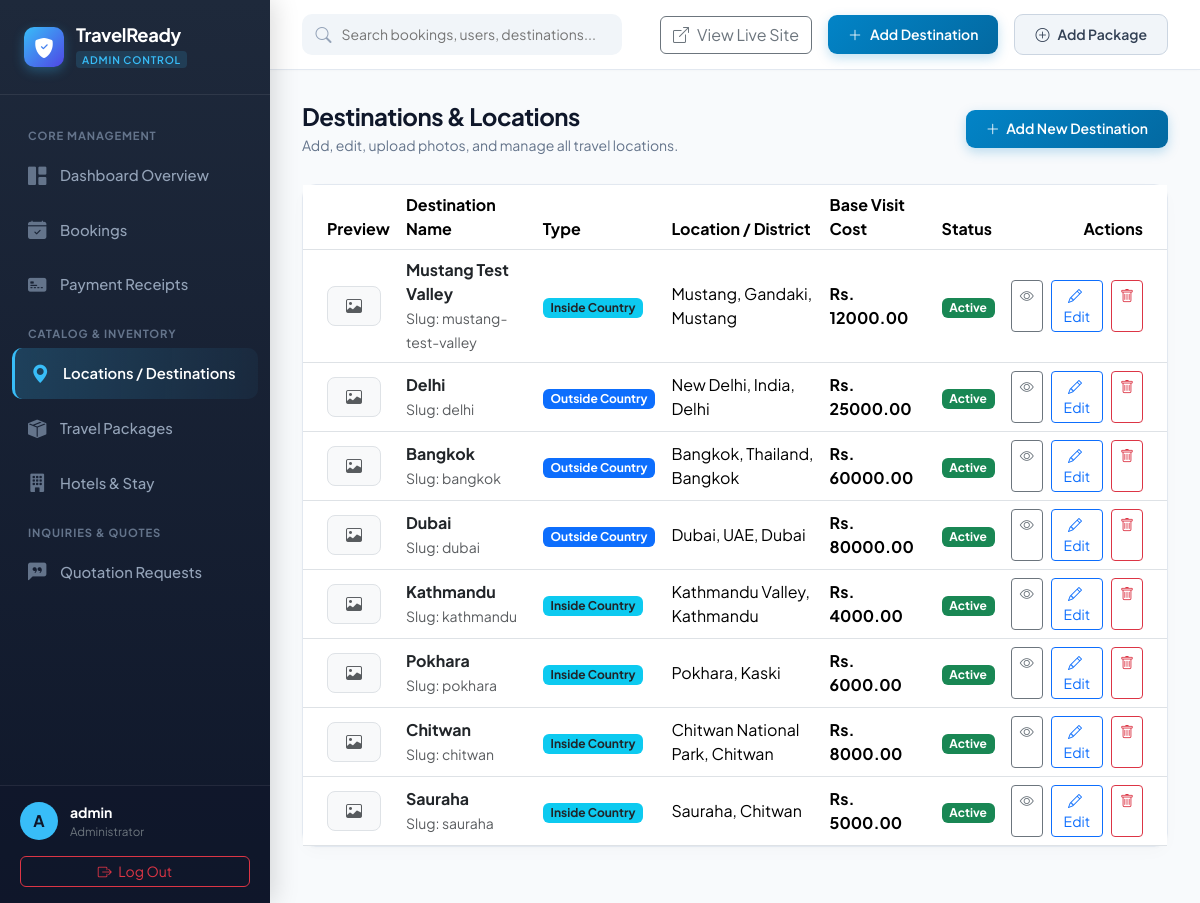
/dashboard/admin/destinations/ (signed in), run on the app's committed database.
### apps/destinations/models.py (models this page shows, shortened)
class Destination(models.Model):
    DESTINATION_TYPE = [
        ('INSIDE_COUNTRY', 'Inside Country'),
        ('OUTSIDE_COUNTRY', 'Outside Country'),
    ]
    STATUS = [
        ('Active', 'Active'),
        ('Inactive', 'Inactive'),
    ]
    name = models.CharField(max_length=200)
    slug = models.SlugField(unique=True, max_length=200)
    destination_type = models.CharField(
        max_length=20,
        choices=DESTINATION_TYPE,
        default='INSIDE_COUNTRY',
    )
    location = models.CharField(max_length=200, blank=True)
    district = models.CharField(max_length=100, blank=True)
    description = models.TextField()
    main_image = models.ImageField(
        upload_to='destinations/main/',
        blank=True,
        null=True,
    )
    rules_regulations = models.TextField(blank=True)
    best_season = models.CharField(max_length=200, blank=True)
    base_visit_cost = models.DecimalField(
        max_digits=10,
        decimal_places=2,
        default=0,
    )
    status = models.CharField(
        max_length=10,
        choices=STATUS,
        default='Active',
    )
    created_at = models.DateTimeField(auto_now_add=True)
    updated_at = models.DateTimeField(auto_now=True)

### apps/accounts/views.py (the view)
@login_required
def admin_destinations(request):
    if not (request.user.is_staff or request.user.is_superuser):
        messages.error(request, 'You do not have permission to access this page.')
        return redirect('dashboard:dashboard')
    destinations = Destination.objects.all().order_by('-created_at')
    context = {
        'destinations': destinations,
    }
    return render(request, 'dashboard/admin/destinations/list.html', context)

### templates/dashboard/admin/destinations/list.html (shortened to what this page needs)
{% extends 'dashboard/base_admin.html' %}
{% load static %}
{% block content %}
<div class="page-header">
    <div>
        <h1 class="page-title">Destinations & Locations</h1>
        <div class="page-subtitle">Add, edit, upload photos, and manage all travel locations.</div>
    </div>
    <a href="{% url 'dashboard:admin_destination_create' %}" class="btn btn-admin-primary">
        <i class="bi bi-plus-lg me-1"></i> Add New Destination
    </a>
</div>
<div class="admin-card">
    <div class="table-responsive">
        <table class="table table-hover align-middle mb-0">
            <thead class="bg-light">
                <tr>
                    <th class="ps-4">Preview</th>
                    <th>Destination Name</th>
                    <th>Type</th>
                    <th>Location / District</th>
                    <th>Base Visit Cost</th>
                    <th>Status</th>
                    <th class="pe-4 text-end">Actions</th>
                </tr>
            </thead>
            <tbody>
                {% for d in destinations %}
                <tr>
                    <td class="ps-4">
                        {% if d.main_image %}
                            <img src="{{ d.main_image.url }}" alt="{{ d.name }}" class="rounded-3 shadow-sm" style="width: 54px; height: 40px; object-fit: cover;">
                        {% else %}
                            <div class="bg-light rounded-3 d-flex align-items-center justify-content-center border" style="width: 54px; height: 40px;">
                                <i class="bi bi-image text-muted"></i>
                            </div>
                        {% endif %}
                    </td>
                    <td>
                        <div class="fw-bold text-dark">{{ d.name }}</div>
                        <small class="text-muted">Slug: {{ d.slug }}</small>
                    </td>
                    <td>
                        {% if d.destination_type == 'INSIDE_COUNTRY' %}
                            <span class="badge bg-info text-dark">Inside Country</span>
                        {% else %}
                            <span class="badge bg-primary">Outside Country</span>
                        {% endif %}
                    </td>
                    <td>{{ d.location }}{% if d.district %}, {{ d.district }}{% endif %}</td>
                    <td class="fw-bold">Rs. {{ d.base_visit_cost }}</td>
                    <td>
                        {% if d.status == 'Active' %}
                            <span class="badge bg-success">Active</span>
                        {% else %}
                            <span class="badge bg-secondary">Inactive</span>
                        {% endif %}
                    </td>
                    <td class="pe-4 text-end">
                        <div class="d-inline-flex gap-2">
                            <a href="{% url 'destinations:destination_detail' d.slug %}" target="_blank" class="btn btn-sm btn-outline-secondary" title="Preview on Website">
                                <i class="bi bi-eye"></i>
                            </a>
                            <a href="{% url 'dashboard:admin_destination_edit' d.pk %}" class="btn btn-sm btn-outline-primary">
                                <i class="bi bi-pencil me-1"></i> Edit
                            </a>
                            <a href="{% url 'dashboard:admin_destination_delete' d.pk %}" class="btn btn-sm btn-outline-danger">
                                <i class="bi bi-trash"></i>
                            </a>
                        </div>
                    </td>
                </tr>
                {% empty %}
                <tr>
                    <td colspan="7" class="text-center py-5 text-muted">No destinations added yet. Click "Add New Destination" to create one.</td>
                </tr>
                {% endfor %}
            </tbody>
        </table>
    </div>
</div>
{% endblock %}

### templates/dashboard/base_admin.html (shortened to what this page needs)
<!DOCTYPE html>
<html lang="en">
<head>
    <link href="https://cdn.jsdelivr.net/npm/bootstrap@5.3.2/dist/css/bootstrap.min.css" rel="stylesheet">
    <link rel="stylesheet" href="https://cdn.jsdelivr.net/npm/bootstrap-icons@1.11.2/font/bootstrap-icons.min.css">
</head>
<body>
    <aside class="admin-sidebar" id="adminSidebar">
        <div class="sidebar-brand">
            <div class="brand-icon">
                <i class="bi bi-shield-fill-check"></i>
            </div>
            <div>
                <div class="brand-text">TravelReady</div>
                <span class="brand-badge">ADMIN CONTROL</span>
            </div>
        </div>
        <nav class="sidebar-nav">
            <div class="nav-section-title">Core Management</div>
            <a href="{% url 'dashboard:admin_dashboard' %}" class="admin-nav-item {% if request.resolver_match.url_name == 'admin_dashboard' %}active{% endif %}">
                <i class="bi bi-grid-1x2-fill"></i>
                <span>Dashboard Overview</span>
            </a>
            <a href="{% url 'dashboard:admin_bookings' %}" class="admin-nav-item {% if '/admin/bookings' in request.path %}active{% endif %}">
                <i class="bi bi-calendar-check-fill"></i>
                <span>Bookings</span>
            </a>
            <a href="{% url 'dashboard:admin_payments' %}" class="admin-nav-item {% if '/admin/payments' in request.path %}active{% endif %}">
                <i class="bi bi-credit-card-2-front-fill"></i>
                <span>Payment Receipts</span>
            </a>
            <div class="nav-section-title">Catalog & Inventory</div>
            <a href="{% url 'dashboard:admin_destinations' %}" class="admin-nav-item {% if '/admin/destinations' in request.path %}active{% endif %}">
                <i class="bi bi-geo-alt-fill"></i>
                <span>Locations / Destinations</span>
            </a>
            <a href="{% url 'dashboard:admin_packages' %}" class="admin-nav-item {% if '/admin/packages' in request.path %}active{% endif %}">
                <i class="bi bi-box-seam-fill"></i>
                <span>Travel Packages</span>
            </a>
            <a href="{% url 'dashboard:admin_hotels' %}" class="admin-nav-item {% if '/admin/hotels' in request.path %}active{% endif %}">
                <i class="bi bi-building-fill"></i>
                <span>Hotels & Stay</span>
            </a>
            <div class="nav-section-title">Inquiries & Quotes</div>
            <a href="{% url 'dashboard:admin_quotations' %}" class="admin-nav-item {% if '/admin/quotations' in request.path %}active{% endif %}">
                <i class="bi bi-chat-left-quote-fill"></i>
                <span>Quotation Requests</span>
            </a>
        </nav>
        <div class="sidebar-footer">
            <div class="admin-user-profile mb-2">
                <div class="admin-avatar">
                    {{ user.username|slice:":1"|upper }}
                </div>
                <div class="overflow-hidden">
                    <div class="text-white fw-bold text-truncate" style="font-size: 0.875rem;">{{ user.get_full_name|default:user.username }}</div>
                    <div class="text-secondary small" style="font-size: 0.725rem;">Administrator</div>
                </div>
            </div>
            <a href="{% url 'accounts:logout' %}" class="btn btn-outline-danger btn-sm w-100 mt-2 rounded-2">
                <i class="bi bi-box-arrow-right me-1"></i> Log Out
            </a>
        </div>
    </aside>
    <div class="admin-wrapper">
        <header class="admin-topbar">
            <div class="d-flex align-items-center gap-3">
                <div class="topbar-search d-none d-md-block">
                    <i class="bi bi-search"></i>
                    <input type="text" placeholder="Search bookings, users, destinations...">
                </div>
            </div>
            <div class="topbar-actions">
                <a href="{% url 'destinations_home:home' %}" target="_blank" class="btn btn-outline-secondary d-none d-sm-inline-flex align-items-center gap-2">
                    <i class="bi bi-box-arrow-up-right"></i>
                    <span>View Live Site</span>
                </a>
                <a href="{% url 'dashboard:admin_destination_create' %}" class="btn btn-admin-primary d-none d-sm-inline-flex align-items-center gap-2">
                    <i class="bi bi-plus-lg"></i>
                    <span>Add Destination</span>
                </a>
                <a href="{% url 'dashboard:admin_package_create' %}" class="btn btn-admin-secondary d-none d-sm-inline-flex align-items-center gap-2">
                    <i class="bi bi-plus-circle"></i>
                    <span>Add Package</span>
                </a>
            </div>
        </header>
        <main class="admin-content-body">
            {% block content %}{% endblock %}
        </main>
    </div>
</body>
</html>

### templates/dashboard/base_admin.html (style rules this page uses)
:root { --admin-bg: #0f172a; --admin-sidebar-bg: #1e293b; --admin-accent: #38bdf8; --admin-accent-hover: #0284c7; --admin-card-bg: #ffffff; --admin-border: #e2e8f0; --admin-text-main: #1e293b; --admin-text-muted: #64748b; }
body { font-family: 'Plus Jakarta Sans', sans-serif; background-color: #f8fafc; color: var(--admin-text-main); min-height: 100vh; margin: 0; overflow-x: hidden; }
.admin-sidebar { width: 270px; background: linear-gradient(180deg, #1e293b 0%, #0f172a 100%); min-height: 100vh; position: fixed; top: 0; left: 0; bottom: 0; z-index: 1040; transition: all 0.3s ease; box-shadow: 4px 0 24px rgba(0, 0, 0, 0.15); display: flex; flex-direction: column; }
.sidebar-brand { padding: 1.5rem 1.5rem; border-bottom: 1px solid rgba(255, 255, 255, 0.08); display: flex; align-items: center; gap: 0.75rem; }
.brand-icon { width: 40px; height: 40px; background: linear-gradient(135deg, #38bdf8 0%, #4f46e5 100%); border-radius: 10px; display: flex; align-items: center; justify-content: center; color: #ffffff; font-size: 1.25rem; box-shadow: 0 4px 12px rgba(56, 189, 248, 0.3); }
.brand-text { color: #ffffff; font-weight: 700; font-size: 1.15rem; line-height: 1.2; letter-spacing: -0.02em; }
.brand-badge { font-size: 0.65rem; text-transform: uppercase; letter-spacing: 0.08em; background: rgba(56, 189, 248, 0.15); color: #38bdf8; padding: 2px 6px; border-radius: 4px; font-weight: 600; }
.sidebar-nav { padding: 1.25rem 0.75rem; flex: 1; overflow-y: auto; }
.nav-section-title { color: #64748b; font-size: 0.7rem; font-weight: 700; text-transform: uppercase; letter-spacing: 0.08em; padding: 0.75rem 1rem 0.35rem 1rem; }
.admin-nav-item { display: flex; align-items: center; gap: 0.85rem; padding: 0.75rem 1rem; color: #94a3b8; text-decoration: none; font-weight: 500; font-size: 0.925rem; border-radius: 10px; margin-bottom: 3px; transition: all 0.2s ease; }
.admin-nav-item i { font-size: 1.15rem; color: #64748b; transition: all 0.2s ease; }
.admin-nav-item.active { color: #ffffff; background: linear-gradient(90deg, rgba(56, 189, 248, 0.2) 0%, rgba(56, 189, 248, 0.05) 100%); border-left: 3.5px solid #38bdf8; font-weight: 600; }
.admin-nav-item.active i { color: #38bdf8; }
.sidebar-footer { padding: 1rem 1.25rem; border-top: 1px solid rgba(255, 255, 255, 0.08); background: rgba(15, 23, 42, 0.6); }
.admin-user-profile { display: flex; align-items: center; gap: 0.75rem; }
.admin-avatar { width: 38px; height: 38px; border-radius: 50%; background: #38bdf8; color: #0f172a; font-weight: 700; display: flex; align-items: center; justify-content: center; font-size: 1rem; }
.admin-wrapper { margin-left: 270px; min-height: 100vh; display: flex; flex-direction: column; transition: all 0.3s ease; }
.admin-topbar { height: 70px; background: #ffffff; border-bottom: 1px solid #e2e8f0; padding: 0 2rem; display: flex; align-items: center; justify-content: space-between; position: sticky; top: 0; z-index: 1030; box-shadow: 0 1px 3px rgba(0, 0, 0, 0.02); }
.topbar-search { position: relative; width: 320px; }
.topbar-search input { background: #f1f5f9; border: 1px solid transparent; border-radius: 10px; padding: 0.55rem 1rem 0.55rem 2.4rem; font-size: 0.875rem; width: 100%; transition: all 0.2s ease; }
.topbar-search i { position: absolute; left: 0.85rem; top: 50%; transform: translateY(-50%); color: #94a3b8; }
.topbar-actions { display: flex; align-items: center; gap: 1rem; }
.admin-content-body { padding: 2rem; flex: 1; }
.page-header { margin-bottom: 1.75rem; display: flex; align-items: center; justify-content: space-between; }
.page-title { font-size: 1.5rem; font-weight: 700; color: #0f172a; margin: 0; letter-spacing: -0.02em; }
.page-subtitle { color: #64748b; font-size: 0.875rem; margin-top: 0.25rem; }
.admin-card { background: #ffffff; border: 1px solid #e2e8f0; border-radius: 14px; box-shadow: 0 1px 3px rgba(0, 0, 0, 0.02), 0 6px 16px rgba(0, 0, 0, 0.02); transition: all 0.2s ease; margin-bottom: 1.5rem; }
.btn-admin-primary { background: linear-gradient(135deg, #0284c7 0%, #0369a1 100%); color: #ffffff; border: none; padding: 0.55rem 1.25rem; border-radius: 9px; font-weight: 600; font-size: 0.875rem; box-shadow: 0 4px 12px rgba(2, 132, 199, 0.25); transition: all 0.2s ease; }
.btn-admin-secondary { background: #f1f5f9; color: #334155; border: 1px solid #cbd5e1; padding: 0.55rem 1.25rem; border-radius: 9px; font-weight: 600; font-size: 0.875rem; transition: all 0.2s ease; }

### data on the page
Destination: name "Mustang Test Valley", slug "mustang-test-valley", destination_type "Inside Country", location "Mustang, Gandaki", district "Mustang", base_visit_cost "12000.00", status "Active"
Destination: name "Delhi", slug "delhi", destination_type "Outside Country", location "New Delhi, India", district "Delhi", base_visit_cost "25000.00", status "Active"
Destination: name "Bangkok", slug "bangkok", destination_type "Outside Country", location "Bangkok, Thailand", district "Bangkok", base_visit_cost "60000.00", status "Active"
Destination: name "Dubai", slug "dubai", destination_type "Outside Country", location "Dubai, UAE", district "Dubai", base_visit_cost "80000.00", status "Active"
Destination: name "Kathmandu", slug "kathmandu", destination_type "Inside Country", location "Kathmandu Valley", district "Kathmandu", base_visit_cost "4000.00", status "Active"
Destination: name "Pokhara", slug "pokhara", destination_type "Inside Country", location "Pokhara", district "Kaski", base_visit_cost "6000.00", status "Active"
Destination: name "Chitwan", slug "chitwan", destination_type "Inside Country", location "Chitwan National Park", district "Chitwan", base_visit_cost "8000.00", status "Active"
Destination: name "Sauraha", slug "sauraha", destination_type "Inside Country", location "Sauraha", district "Chitwan", base_visit_cost "5000.00", status "Active"

### other printed values
{{ user.username|slice:":1"|upper }} "A"
{{ user.get_full_name|default:user.username }} "admin"
